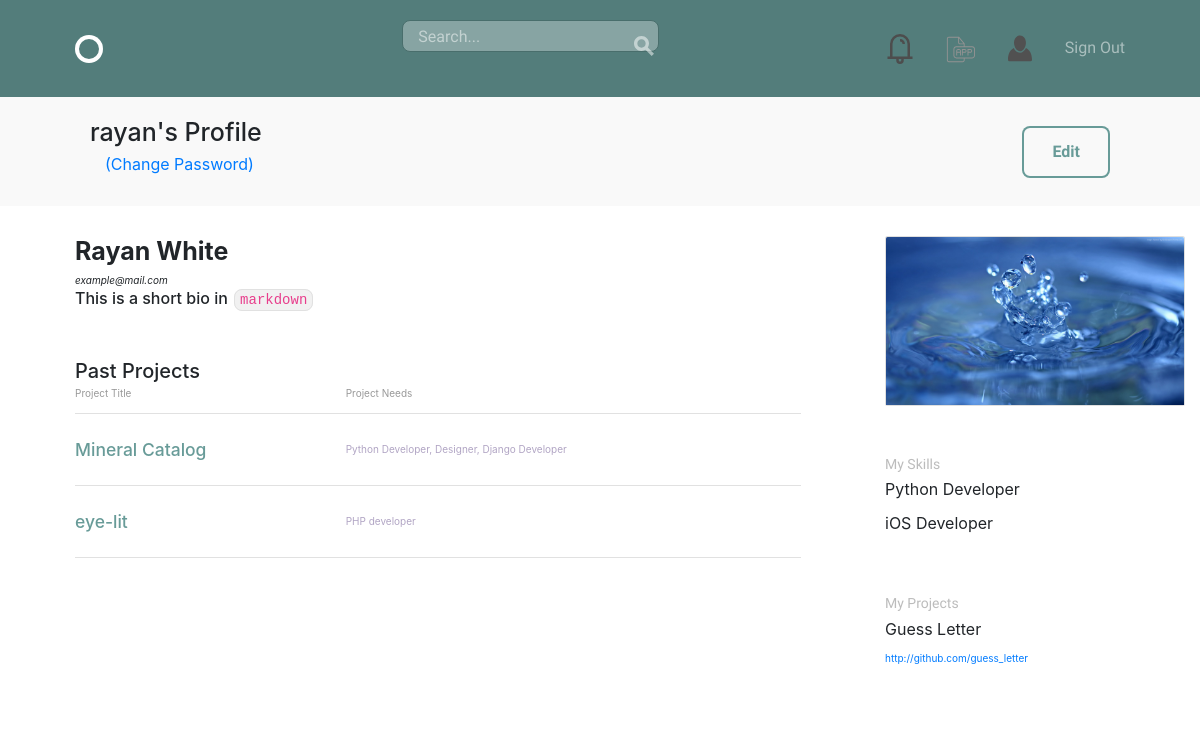
Page /accounts/profile/1/ (signed in) on the committed database.
### accounts/models.py (models this page shows, shortened)
class User(AbstractBaseUser, PermissionsMixin):
    username = models.CharField(max_length=50, unique=True)
    email = models.EmailField(unique=True)
    first_name = models.CharField(max_length=50)
    last_name = models.CharField(max_length=50)
    bio = models.TextField(default='')
    avatar = models.ImageField(upload_to='./user_avatar', blank=True)
    date_joined = models.DateTimeField(default=timezone.now)
    is_active = models.BooleanField(default=False)
    is_staff = models.BooleanField(default=False)
    objects = UserManager()
    USERNAME_FIELD = "email"
    REQUIRED_FIELDS = ['username']
    @property
    def full_name(self):
        return f'{self.first_name} {self.last_name}'
    def __str__(self):
        return self.username

class Skill(models.Model):
    user = models.ForeignKey(User, related_name="profile_skills")
    name = models.CharField(max_length=50)
    def __str__(self):
        return self.name

class MyProject(models.Model):
    user = models.ForeignKey(settings.AUTH_USER_MODEL,
                             related_name='my_projects',
                             on_delete=models.CASCADE)
    name = models.CharField(max_length=200)
    url = models.URLField()

### projects/models.py (models this page shows)
class Project(models.Model):
    user = models.ForeignKey(settings.AUTH_USER_MODEL,
                             related_name='projects',
                             on_delete=models.CASCADE)
    title = models.CharField(max_length=50)
    description = models.TextField(default='')
    time_estimate = models.CharField(max_length=100)
    requirements = models.CharField(max_length=255)
    def __str__(self):
        return f'{self.title}'

class Position(models.Model):
    name = models.CharField(max_length=50)
    description = models.TextField(default='')
    project = models.ForeignKey(Project,
                                related_name='positions',
                                on_delete=models.CASCADE)
    time = models.CharField(max_length=30)
    skill = models.ManyToManyField('accounts.Skill',
                                   related_name='skills')
    def __str__(self):
        return f'{self.name}'

### accounts/views.py (the view)
# urls.py: url(r"profile/(?P<pk>\d+)/$", views.UserProfileView.as_view(),
class UserProfileView(PageTitleMixin,
                      PrefetchRelatedMixin,
                      TemplateView):
    template_name = "accounts/profile.html"
    model = get_user_model()
    context_object_name = "profile"
    prefetch_related = ['my_projects', 'profile_skills']
    def get(self, request, **kwargs):
        pk = kwargs.get('pk')
        profile = models.User.objects.get(pk=pk)
        kwargs['profile'] = profile
        return super().get(request, **kwargs)
    def get_context_data(self, **kwargs):
        context = super().get_context_data(**kwargs)
        context['skills'] = context['profile'].profile_skills.all()
        context['my_projects'] = context['profile'].my_projects.all()
        context['past_projects'] = context['profile'].projects.all()
        return context

### accounts/mixins.py (called while the page is built)
    def get_page_title(self):
        return self.page_title

    def get_context_data(self, **kwargs):
        context = super().get_context_data(**kwargs)
        context['page_title'] = self.get_page_title()
        return context

### projects/templatetags/extra_tags.py (called while the page is built)
@register.filter('mark_down')
def mark_down(text):
    html_body = markdown2.markdown(text)
    return mark_safe(html_body)

### accounts/templates/accounts/profile.html (shortened to what this page needs)
{% extends "layout.html" %}
{% load extra_tags %}
{% block content %}
{% if user.is_authenticated and request.user == profile %}
<div class="circle--actions--bar action-bar">
    <div class="bounds">
        <div class="grid-100">
        <div class="circle--fluid--cell circle--fluid--primary">
            <h1>{{ profile }}'s Profile</h1>
            <p><a href="{% url 'accounts:password_edit' %}" class="ml-4 mt-3 pt-0">(Change Password)</a></p>
        </div>
        <div class="circle--fluid--cell circle--fluid--secondary">
            <a class="button icon-on-left" href="{% url 'accounts:profile_edit' %}">Edit</a>
        </div>
        </div>
    </div>
</div>
{% endif %}
<div class="bounds circle--page">
    <div class="grid-70">
        <div class="circle--article--body">
            <div class="d-flex justify-content-start">
                <h1><strong>{{ profile.full_name }}</strong></h1>
            </div>
            <i>{{ profile.email }}</i>
            <h4>{{ profile.bio|mark_down }}</h4>
        </div>
        <h2>Past Projects</h2>
        <table class="u-full-width circle--table">
            <thead>
                <tr>
                <th>Project Title</th>
                <th class="circle--cell--right">Project Needs</th>
                </tr>
            </thead>
            <tbody>
                {% if past_projects %}
                {% for pro in past_projects %}
                    <tr class="clickable-row" data-href="project.html">
                        <td><h3>{{ pro }}</h3></td>
                        <td class="circle--cell--right">
                            <span class="secondary-label">{{ pro.positions.all|join:", " }}</span>
                        </td>
                    </tr>
                {% endfor %}
                {% else %}
                    <tr><td><h3>N/A</h3></td></tr>
                {% endif %}
            </tbody>
        </table>
    </div>
    <div class="grid-25 grid-push-5">
        <div class="circle--secondary--module">
            <div class="card pr-auto" style="width: 30rem;">
            {% if profile.avatar %}
                <img class="card-img-top" src="{{ profile.avatar.url }}" alt="Card image cap">
            {% else %}
                <img class="card-img-top" src="" alt="Card image cap">
            {% endif %}
            </div>
        </div>
        <div class="circle--secondary--module">
            <h4>My Skills</h4>
            <ul class="unloaded">
                {% if skills %}
                    {% for skill in skills %}
                    <li>{{ skill }}</li>
                    {% endfor %}
                {% endif %}
            </ul>
        </div>
        <div class="circle--secondary--module">
            <h4>My Projects</h4>
            <ul class="circle--link--list">
                {% if my_projects %}
                    {% for project in my_projects %}
                        <li>{{ project.name }}</li>
                        <a href="{{ project.url }}">{{ project.url }}</a>
                    {% endfor %}
                {% endif %}
            </ul>
        </div>
    </div>
</div>
{% endblock %}

### rows in the picture
User: username "rayan", full_name "Rayan White", email "example@mail.com", bio|mark_down "This is a short bio in markdown", avatar (picture)
Project: title "Mineral Catalog", positions.all "Python Developer, Designer, Django Developer"
Project: title "eye-lit", positions.all "PHP developer"
Skill: name "Python Developer"
Skill: name "iOS Developer"
MyProject: name "Guess Letter", url "http://github.com/guess_letter"
